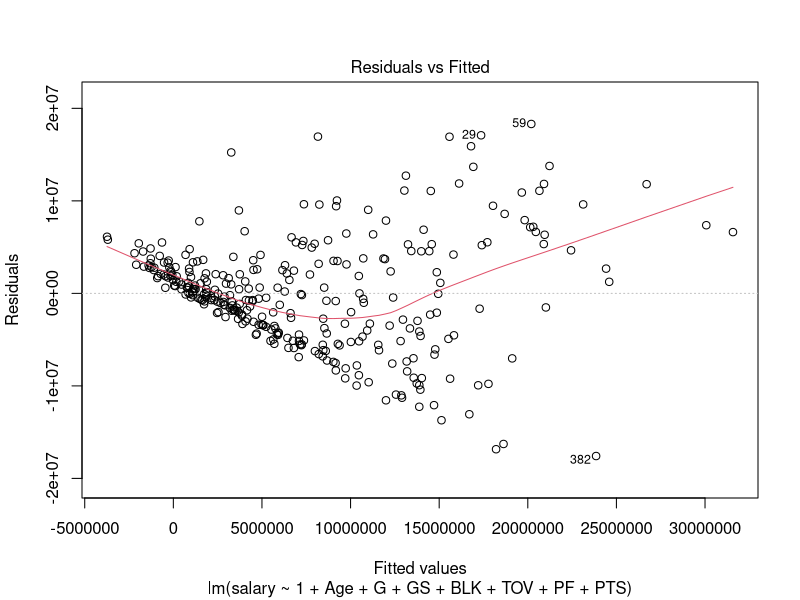
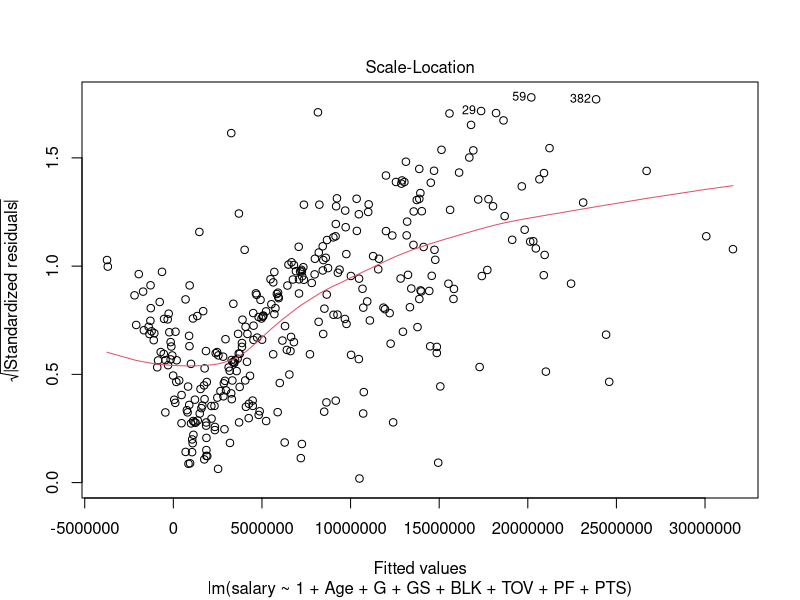
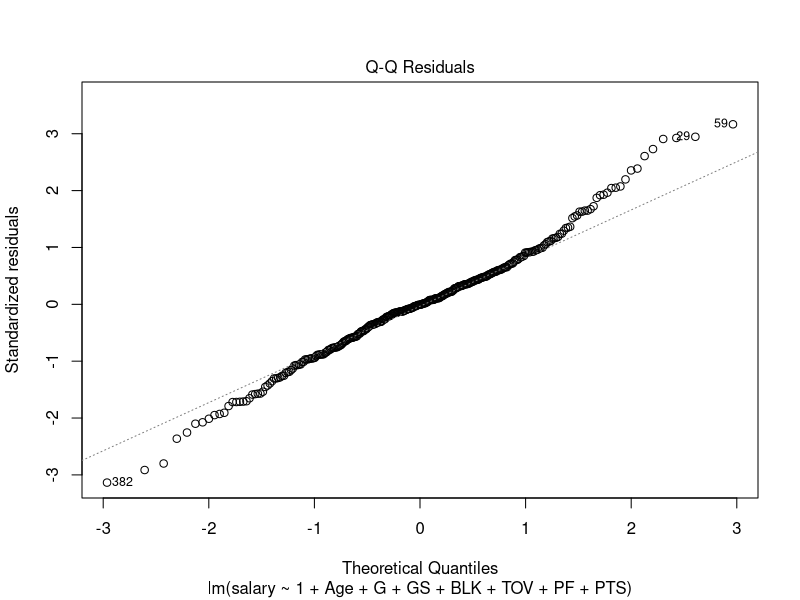
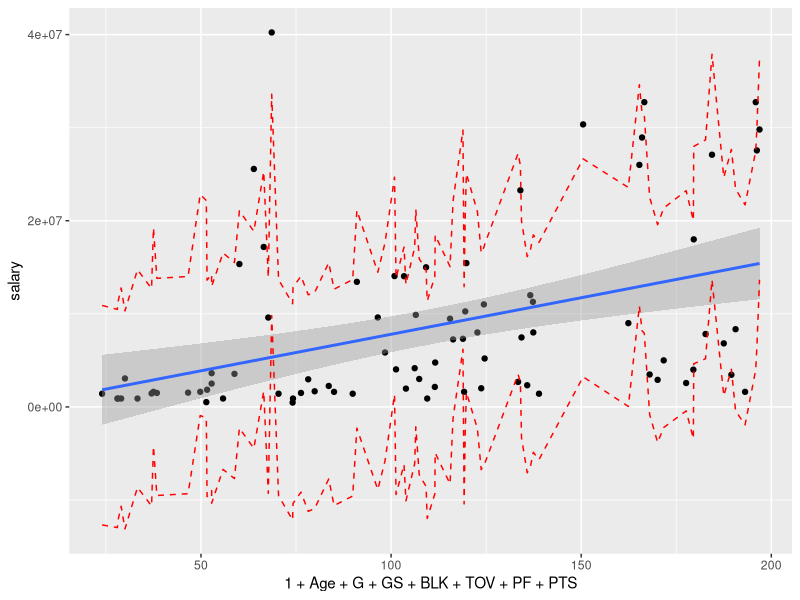
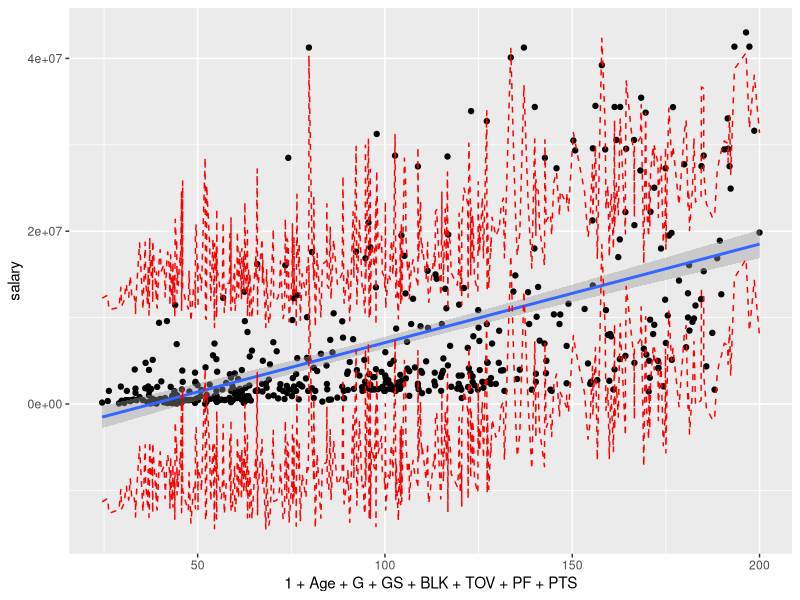

Reproduce these figures in R, in order.
## ---- chunk 1
knitr::opts_chunk$set(echo = TRUE)
library(tidyverse)
library(dplyr)
## ---- chunk 2
player_stats_2019_20 <- read.csv("2019-20_player_stats.csv")
player_salaries_2019_20 <- read.csv("2019-20_player_salaries.csv")
colnames(player_salaries_2019_20)[3] <- "Player"

player_stats_2020_21 <- read.csv("2020-21_player_stats.csv")
player_salaries_2020_21 <- read.csv("2020-21_player_salaries.csv")
colnames(player_salaries_2020_21)[3] <- "salary"
## ---- chunk 3
merged_2019_20 <- merge(player_salaries_2019_20, player_stats_2019_20, by = 'Player')
merged_2019_20 <- merged_2019_20 %>%
  distinct(Player, .keep_all = TRUE)
head(merged_2019_20)

merged_2020_21 <- merge(player_salaries_2020_21, player_stats_2020_21, by = 'Player')
merged_2020_21 <- merged_2020_21 %>%
  distinct(Player, .keep_all = TRUE)
head(merged_2020_21)
## ---- chunk 4
data_split <- sort(sample(nrow(merged_2019_20), nrow(merged_2019_20)*0.8))
train <- merged_2019_20[data_split,]
dev <- merged_2019_20[-data_split,]
test <- merged_2020_21
## ---- chunk 5
model <- lm(salary ~ 1 + Age + G + GS + BLK + TOV + PF + PTS, train)
## ---- chunk 6
plot(model, which = 1)
## ---- chunk 7
plot(model, which = 3)
## ---- chunk 8
plot(model, which = 2)
## ---- chunk 9
library(car)
library(lmtest)
vcv0 <- hccm(model, type = "hc0")

library("broom")
modelv2 <- coeftest(model, vcov = vcv0)
modelv2
## ---- chunk 10
dev_predictions <- predict(model, newdata = dev, interval = "prediction")
dev_predictions <- as.data.frame(dev_predictions)
mean(dev_predictions$lwr <= dev$salary & dev$salary <= dev_predictions$upr)
test_predictions <- predict(model, newdata = test, interval = "prediction")
test_predictions <- as.data.frame(test_predictions)
mean(test_predictions$lwr <= test$salary & test$salary <= test_predictions$upr)
## ---- chunk 11
library("ggplot2")
devbind <- cbind(dev, dev_predictions)
devplot <- ggplot(devbind, aes(1 + Age + G + GS + BLK + TOV + PF + PTS, salary)) +
  geom_point() +
  stat_smooth(method = lm)
devplot + geom_line(aes(y = lwr), color = "red", linetype = "dashed") +
    geom_line(aes(y = upr), color = "red", linetype = "dashed")

testbind <- cbind(test, test_predictions)
testplot <- ggplot(testbind, aes(1 + Age + G + GS + BLK + TOV + PF + PTS, salary)) +
  geom_point() +
  stat_smooth(method = lm)
testplot + geom_line(aes(y = lwr), color = "red", linetype = "dashed") +
    geom_line(aes(y = upr), color = "red", linetype = "dashed")
